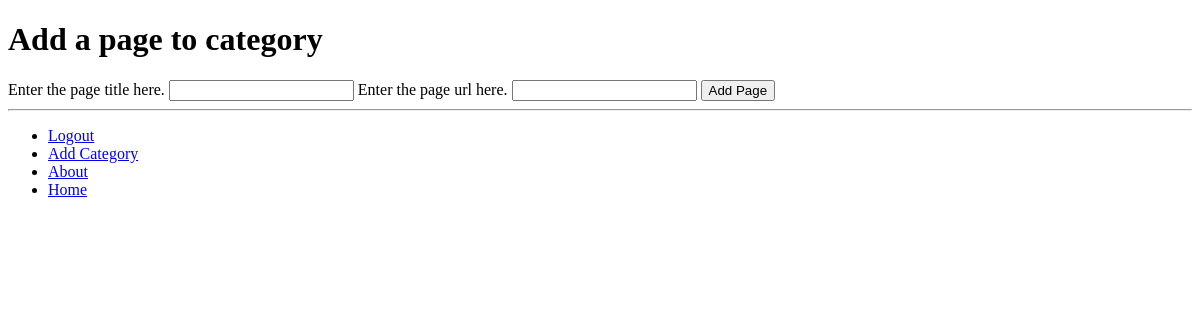
The app's page /rango/category/football/add_page/ (signed in), older data.
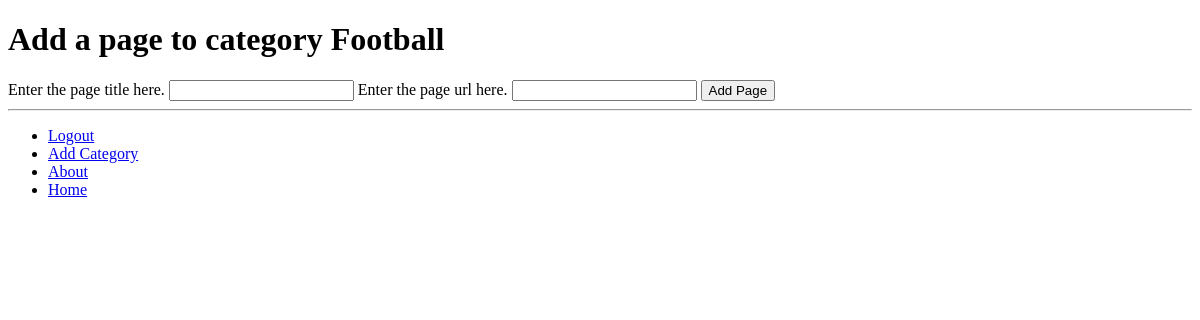
The same page, newer data.
### rangoapp/models.py (models this page shows, shortened)
class Category(models.Model):
    name = models.CharField(max_length=128, unique=True)
    views = models.IntegerField(default=0)
    likes = models.IntegerField(default=0)
    slug = models.SlugField()

### rangoapp/views.py (the view)
# urls.py: url(r'^category/(?P<category_name_slug>[\w\-]+)/add_page/$', views.add_page, name='add_page'),
@login_required
def add_page(request, category_name_slug):
    try:
        cat = Category.objects.get(slug=category_name_slug)
    except Category.DoesNotExist:
        cat = None
    if request.method == 'POST':
        form = PageForm(request.POST)
        if form.is_valid():
            if cat:
                instance = form.save(commit=False)
                instance.category = cat
                instance.save()
                return category(request, category_name_slug)
        else:
            print(form.errors)
    else:
        form = PageForm()
    context_dict = {'form': form, 'category': cat}
    return render(request, 'rangoapp/add_page.html', context_dict)

### rangoapp/forms.py (shortened to what this page needs)
class PageForm(forms.ModelForm):
    title = forms.CharField(max_length=128, help_text='Enter the page title here.')
    url = forms.URLField(max_length=200, help_text='Enter the page url here.')
    views = forms.IntegerField(widget=forms.HiddenInput(), initial=0)
    class Meta:
        model = Page
        fields = ('title', 'url', 'views')

### templates/rangoapp/add_page.html (shortened to what this page needs)
{% extends 'rangoapp/base.html' %}
{% block body_block %}
    <h1>Add a page to category {{ category.name }}</h1>
    <form method="post" action="{% url 'rango_nspc:add_page' category.slug %}" id="page_form">
        {% for field in form.visible_fields %}
            {{ field.help_text }}
            {{ field }}
        {% endfor %}
        <input type="submit" value="Add Page" />
    </form>
{% endblock %}

Row changes from the older to the newer data that the page shows:
added Category: name "Football"
